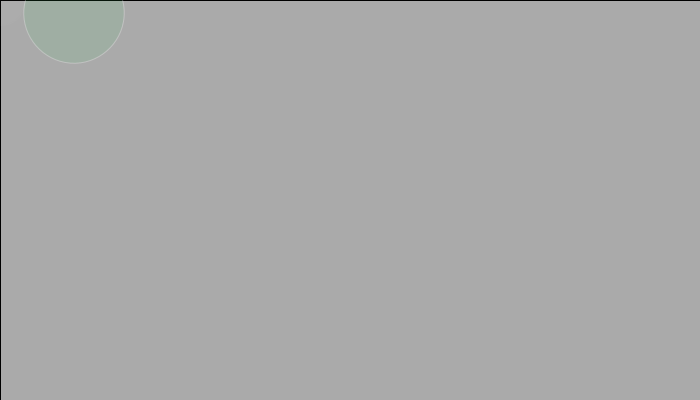
Frame 1 (no input)
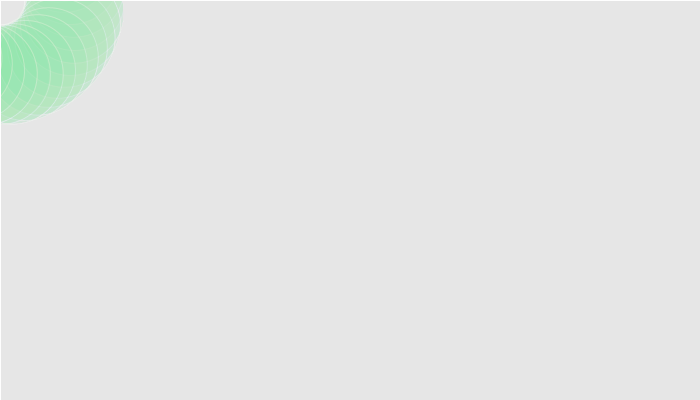
Frame 60 (the mouse pressed at the canvas centre just before this capture)
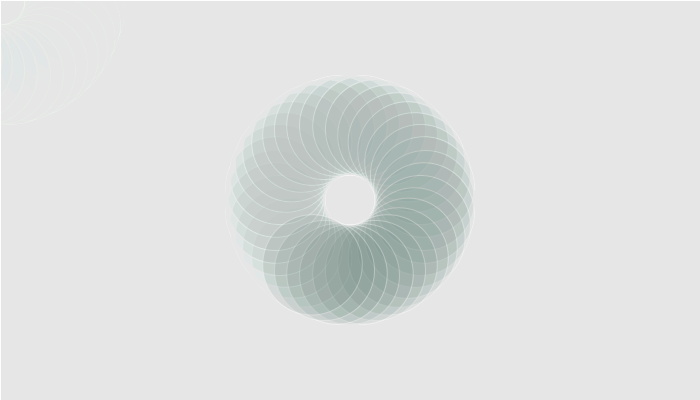
Frame 120 (the mouse held since frame 60 and released just before this capture)

The Processing sketch that drew these frames (run headless with seeded random() and noise(); from frame 60 on, the mouse is pressed at the canvas centre):

// Processing sketch: processing_69695
// ── processing_69695.pde

//homework 4
//Sharon Rubin
//srrubin@andrew.cmu.edu
//copyright © Sharon Rubin September 2012 Pittsburgh PA 15213 All Rights Reserved

//functions
float dia, dia2, r, g, x;
color c1, c2;

void setup()
{
    size(700, 400);
    smooth( );
    r = random(10, 255);
    g = random(255);
    background(r);
    fill(13, 86, 106, 30);
    c1 = color(random(255), 5);
    c2 = color(random(255), random(255), 106, 25);
    dia = 50;
    dia2 = 100;
    x = 10;

}

void draw( )
{
   //drawn background
   fill(c1);
   rect(0, 0, width, height);
   stroke(255, 255, 255, 70);
   
   translate(mouseX, mouseY);
   
   //invisible ellipse
   stroke(c1);
   fill(c1);
   ellipse(0, 0, dia, dia);
   
   //revolving ellipse
   fill(c2);
   stroke(255, 255, 255, 70);
   rotate(radians(10*frameCount));
   ellipse(dia/2 + dia2/2, 0, dia2, dia2);
}

void keyPressed( )
{
  if ( key == ' ')  // [space bar] key
  {
    c1 = color(random(255), 5); 
    background(random(0, 255));
  }
  if ( key == 'a')  // lower case [a] key
  {
    dia = dia + x;
  }
  if (key == 's') // lower case [s] key
  {
    dia = dia - x;
  }
}

void mousePressed()
{
     c2 = color(random(255), random(255), 106, 25);
     fill(c2);
}
